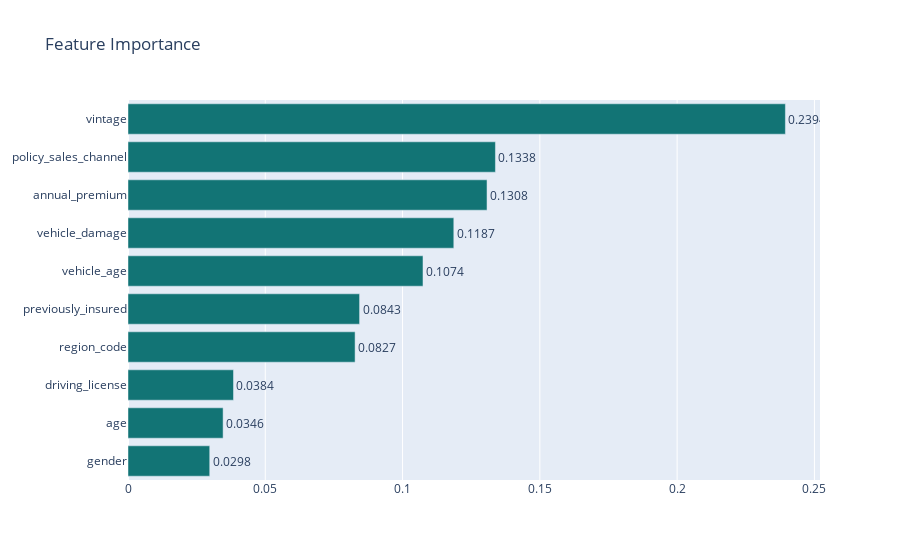

The notebook cell saved with this chart:
### Markdown cell above
#### Feature Importance

### Code cell
# Feature Importance für den Trainingsdatensatz plotten

#Feature Importance in einem Data Frame ablegen und absteigend nach den höchsten Werten sortieren 
feature_importances=pd.DataFrame({'features':X_train.columns,'feature_importance':fit_rf.feature_importances_})
feature_importances.sort_values('feature_importance',ascending=False)

# Bar Chart erstellen 
fig = go.Figure(go.Bar(
            x=feature_importances['feature_importance'].sort_values(ascending=True),
            y=X_train.columns,
            text=round(feature_importances['feature_importance'].sort_values(ascending=True), 4),
            marker_color= 'rgb(18,116,117)',
            orientation='h'))

fig.update_traces(textposition='outside')
fig.update_layout(title_text = 'Feature Importance')
fig.show()

### Figure 1 — Plotly figure (JSON) as saved in the notebook; plotly's stock layout.template omitted (floating-point values rounded to 4 significant figures)
{"data": [{"marker": {"color": "rgb(18,116,117)"}, "orientation": "h", "text": [0.0298, 0.0346, 0.0384, 0.0827, 0.0843, 0.1074, 0.1187, 0.1308, 0.1338, 0.2394], "textposition": "outside", "type": "bar", "x": [0.02977, 0.03464, 0.03842, 0.08271, 0.08434, 0.1074, 0.1187, 0.1308, 0.1338, 0.2394], "y": ["gender", "age", "driving_license", "region_code", "previously_insured", "vehicle_age", "vehicle_damage", "annual_premium", "policy_sales_channel", "vintage"]}], "layout": {"title": {"text": "Feature Importance"}}}
